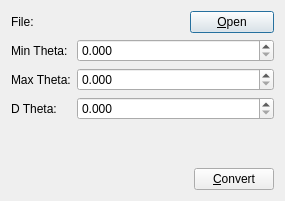
<?xml version="1.0" encoding="UTF-8"?>
<ui version="4.0">
 <class>Dialog</class>
 <widget class="QDialog" name="Dialog">
  <property name="geometry">
   <rect>
    <x>0</x>
    <y>0</y>
    <width>285</width>
    <height>201</height>
   </rect>
  </property>
  <property name="windowTitle">
   <string>XRD to FOX Converter</string>
  </property>
  <layout class="QVBoxLayout" name="verticalLayout">
   <item>
    <layout class="QHBoxLayout" name="horizontalLayout">
     <item>
      <widget class="QLabel" name="label">
       <property name="text">
        <string>File:</string>
       </property>
      </widget>
     </item>
     <item>
      <widget class="QLabel" name="filePathLabel">
       <property name="text">
        <string/>
       </property>
      </widget>
     </item>
     <item>
      <widget class="QPushButton" name="fileOpenButton">
       <property name="text">
        <string>&amp;Open</string>
       </property>
      </widget>
     </item>
    </layout>
   </item>
   <item>
    <layout class="QFormLayout" name="formLayout">
     <item row="0" column="0">
      <widget class="QLabel" name="label_2">
       <property name="text">
        <string>Min Theta:</string>
       </property>
      </widget>
     </item>
     <item row="0" column="1">
      <widget class="QDoubleSpinBox" name="minThetaSpin">
       <property name="decimals">
        <number>3</number>
       </property>
       <property name="maximum">
        <double>10000.000000000000000</double>
       </property>
      </widget>
     </item>
     <item row="1" column="0">
      <widget class="QLabel" name="label_3">
       <property name="text">
        <string>Max Theta:</string>
       </property>
      </widget>
     </item>
     <item row="1" column="1">
      <widget class="QDoubleSpinBox" name="maxThetaSpin">
       <property name="decimals">
        <number>3</number>
       </property>
       <property name="maximum">
        <double>10000.000000000000000</double>
       </property>
      </widget>
     </item>
     <item row="2" column="0">
      <widget class="QLabel" name="label_4">
       <property name="text">
        <string>D Theta:</string>
       </property>
      </widget>
     </item>
     <item row="2" column="1">
      <widget class="QDoubleSpinBox" name="dThetaSpin">
       <property name="decimals">
        <number>3</number>
       </property>
       <property name="singleStep">
        <double>0.001000000000000</double>
       </property>
      </widget>
     </item>
    </layout>
   </item>
   <item>
    <layout class="QHBoxLayout" name="horizontalLayout_2">
     <item>
      <spacer name="horizontalSpacer">
       <property name="orientation">
        <enum>Qt::Horizontal</enum>
       </property>
       <property name="sizeHint" stdset="0">
        <size>
         <width>40</width>
         <height>20</height>
        </size>
       </property>
      </spacer>
     </item>
     <item>
      <widget class="QPushButton" name="convertButton">
       <property name="text">
        <string>&amp;Convert</string>
       </property>
      </widget>
     </item>
    </layout>
   </item>
  </layout>
 </widget>
 <layoutdefault spacing="6" margin="11"/>
 <resources/>
 <connections/>
</ui>
